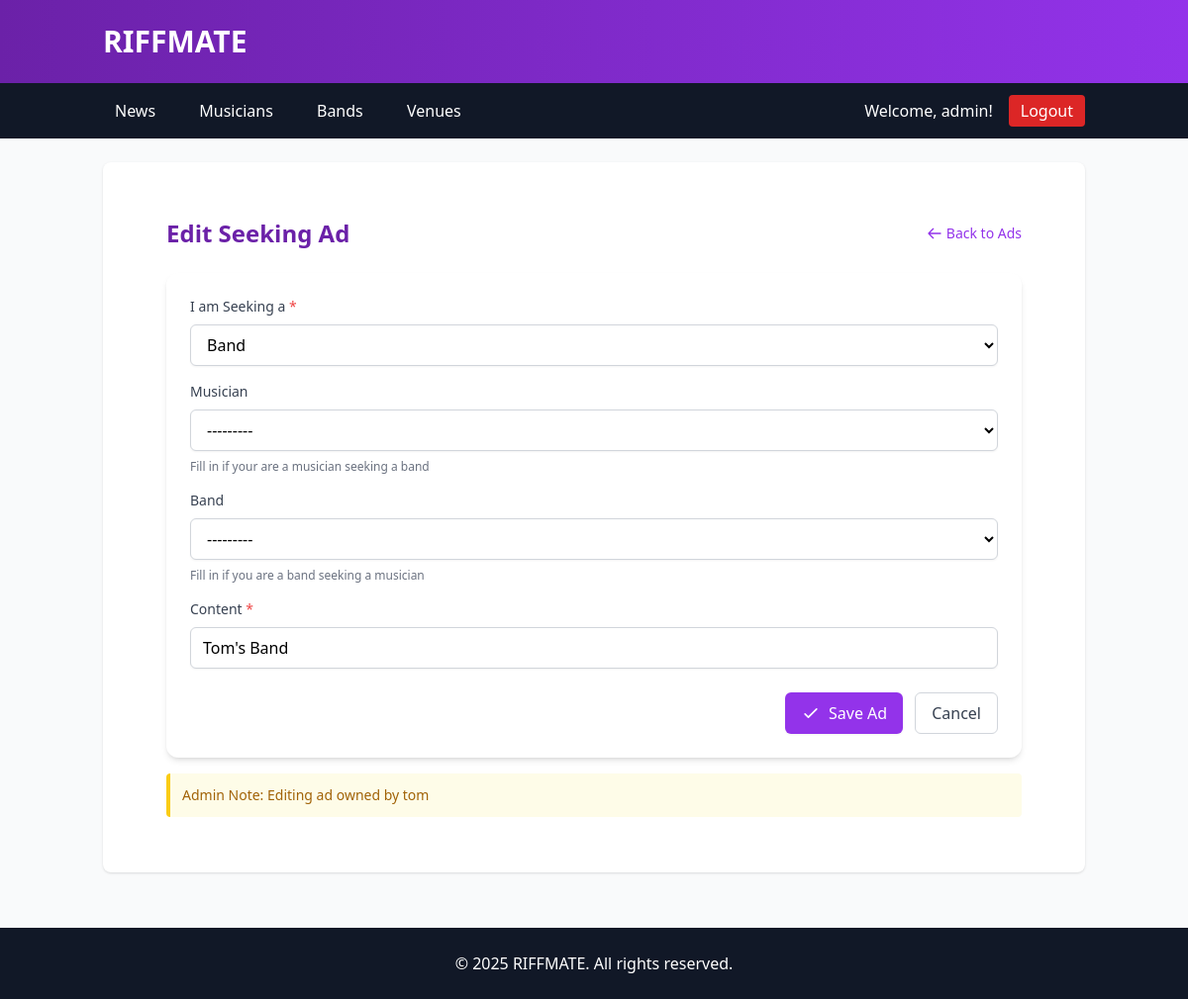
The page /content/edit_seeking_ad/5 (signed in) on the database its author committed.
### bands/models.py (models this page shows, shortened)
class Musician(models.Model):
    first_name = models.CharField(max_length=50)
    last_name = models.CharField(max_length=50)
    birth = models.DateField()
    description = models.TextField(blank=True, null=True, help_text="A brief biography of the musician")
    bio_pic = models.ImageField(
        upload_to='musicians/bio_pics/',
        blank=True,
        null=True,
        help_text="Profile picture of the musician"
    )
    user_profile = models.ForeignKey(
        'UserProfile',
        on_delete=models.SET_NULL,
        null=True,
        blank=True,
        related_name='musicians',
        help_text="The user profile that owns this musician record"
    )
    created_at = models.DateTimeField(auto_now_add=True)
    updated_at = models.DateTimeField(auto_now=True)
    class Meta:
        ordering = ['last_name', 'first_name']
        verbose_name = 'Musician'
        verbose_name_plural = 'Musicians'
    def __str__(self):
        return f"{self.first_name} {self.last_name}"
    def full_name(self):
        return f"{self.first_name} {self.last_name}"
    full_name.short_description = 'Full Name'
    def age(self):
        import datetime
        return int((datetime.date.today() - self.birth).days / 365.25)
    age.short_description = 'Age'

class Band(models.Model):
    name = models.CharField(max_length=50)
    musicians=models.ManyToManyField(Musician)
    def __str__(self):
        return f"Band(id={self.id}, name={self.name})"

### content/models.py (models this page shows, shortened)
class SeekingAd(models.Model):
    date = models.DateField(auto_now_add=True)
    owner = models.ForeignKey(User, on_delete=models.CASCADE)
    seeking = models.CharField(max_length=1, choices=MusicianBandChoice.choices)
    musician=models.ForeignKey(Musician, on_delete=models.SET_NULL, null=True, blank=True)
    band=models.ForeignKey(Band, on_delete=models.SET_NULL, blank=True, null=True)
    content = models.TextField()
    owner = models.ForeignKey(
        User,
        on_delete=models.CASCADE,
        related_name='seeking_ads'
    )
    class Meta:
        ordering = ['date',]

### content/views.py (the view)
# urls.py: path('seeking_ad/',views.seeking_ad,name='seeking_ad'),
@login_required
def seeking_ad(request, ad_id=0):
    ad = None
    if ad_id != 0:
        ad = get_object_or_404(SeekingAd, id=ad_id)
        if not (request.user == ad.owner or request.user.is_staff):
            raise Http404("Permission denied")
    if request.method == 'POST':
        form = SeekingAdForm(request.POST, instance=ad)
        if form.is_valid():
            ad = form.save(commit=False)
            if ad_id == 0:
                ad.owner = request.user
            ad.save()
            return redirect('list_ads')
    else:
        form = SeekingAdForm(instance=ad)
    context = {
        "form": form,
        "ad": ad,  # Pass the ad object to template
        "is_new": ad_id == 0  # Helpful for template logic
    }
    return render(request, "seeking_ad.html", context)

### content/forms.py
class SeekingAdForm(forms.ModelForm):
    class Meta:
        model = SeekingAd
        fields = ['seeking', 'musician', 'band', 'content', ]
    def __init__(self, *args, **kwargs):
        super().__init__(*args, **kwargs)
        self.fields['seeking'].label = 'I am Seeking a'
        self.fields['musician'].help_text= \
            'Fill in if your are a musician seeking a band'
        self.fields['band'].help_text = \
            'Fill in if you are a band seeking a musician'

### templates/seeking_ad.html (shortened to what this page needs)
{% extends "base.html" %}
{% block content %}
<div class="max-w-4xl mx-auto px-4 py-8">
    <div class="flex justify-between items-center mb-6">
        <h2 class="text-2xl font-bold text-purple-800">
            {% if is_new %}Create{% else %}Edit{% endif %} Seeking Ad
        </h2>
        <a href="{% url 'list_ads' %}" class="text-sm text-purple-600 hover:text-purple-800 flex items-center">
            <svg class="w-4 h-4 mr-1" fill="none" stroke="currentColor" viewBox="0 0 24 24" xmlns="http://www.w3.org/2000/svg">
                <path stroke-linecap="round" stroke-linejoin="round" stroke-width="2" d="M10 19l-7-7m0 0l7-7m-7 7h18"></path>
            </svg>
            Back to Ads
        </a>
    </div>
    <form method="post" class="bg-white rounded-xl shadow-md p-6">
        <div class="space-y-4">
            {% for field in form %}
            <div class="space-y-2">
                <label for="{{ field.id_for_label }}" class="block text-sm font-medium text-gray-700">
                    {{ field.label }}
                    {% if field.field.required %}
                    <span class="text-red-500">*</span>
                    {% endif %}
                </label>
                {% if field.field.widget.input_type == 'select' %}
                <select name="{{ field.name }}" id="{{ field.id_for_label }}"
                    class="w-full px-3 py-2 border border-gray-300 rounded-md shadow-sm focus:outline-none focus:ring-purple-500 focus:border-purple-500 bg-white">
                    {% for value, label in field.field.choices %}
                        <option value="{{ value }}" {% if field.value == value %}selected{% endif %}>{{ label }}</option>
                    {% endfor %}
                </select>
                {% else %}
                <input type="{{ field.field.widget.input_type }}"
                       name="{{ field.name }}"
                       id="{{ field.id_for_label }}"
                       value="{{ field.value|default_if_none:'' }}"
                       class="w-full px-3 py-2 border border-gray-300 rounded-md shadow-sm focus:outline-none focus:ring-purple-500 focus:border-purple-500">
                {% endif %}
                {% if field.help_text %}
                <p class="text-xs text-gray-500">{{ field.help_text }}</p>
                {% endif %}
            </div>
            {% endfor %}
        </div>
        <div class="mt-6 flex justify-end space-x-3">
            <button type="submit" class="inline-flex items-center px-4 py-2 bg-purple-600 hover:bg-purple-700 text-white font-medium rounded-md shadow-sm transition-colors">
                <svg class="w-5 h-5 mr-2" fill="none" stroke="currentColor" viewBox="0 0 24 24" xmlns="http://www.w3.org/2000/svg">
                    <path stroke-linecap="round" stroke-linejoin="round" stroke-width="2" d="M5 13l4 4L19 7"></path>
                </svg>
                Save Ad
            </button>
            <a href="{% url 'list_ads' %}"
               class="inline-flex items-center px-4 py-2 border border-gray-300 text-gray-700 font-medium rounded-md hover:bg-gray-50 transition-colors">
                Cancel
            </a>
        </div>
    </form>
    {% if not is_new and request.user.is_staff %}
    <div class="mt-4 p-3 bg-yellow-50 border-l-4 border-yellow-400 rounded">
        <p class="text-sm text-yellow-700">
            <span class="font-medium">Admin Note:</span> Editing ad owned by {{ ad.owner.username }}
        </p>
    </div>
    {% endif %}
</div>
{% endblock %}

### templates/base.html (shortened to what this page needs)
<!DOCTYPE html>
<html lang="en">
<head>
    <script src="https://cdn.tailwindcss.com"></script>
</head>
<body class="bg-gray-50">
    <header class="bg-gradient-to-r from-purple-800 to-purple-600 text-white shadow-md">
        <div class="container mx-auto px-4 py-6">
            <h1 class="text-3xl font-bold"><a href="{% url 'index' %}">RIFFMATE</a></h1>
        </div>
    </header>
    <nav class="bg-gray-900 text-white">
        <div class="container mx-auto px-4 py-3 flex justify-between items-center">
            <div>
                <a href="{% url 'news_advanced' %}" class="mr-4 px-3 py-1 rounded hover:bg-orange-500 transition">News</a>
                <a href="{% url 'musicians' %}" class="mr-4 px-3 py-1 rounded hover:bg-orange-500 transition">Musicians</a>
                <a href="{% url 'bands' %}" class="mr-4 px-3 py-1 rounded hover:bg-orange-500 transition">Bands</a>
                <a href="{% url 'venues' %}" class="px-3 py-1 rounded hover:bg-orange-500 transition">Venues</a>
            </div>
            <div class="flex items-center space-x-4">
                {% if user.is_authenticated %}
                    <span class="text-white">Welcome, {{ user.username }}!</span>
                    <form action="{% url 'logout' %}" method="post" class="inline">
                        <button type="submit" class="bg-red-600 hover:bg-red-700 text-white px-3 py-1 rounded transition">
                            Logout
                        </button>
                    </form>
                {% else %}
                    <a href="{% url 'login' %}" class="bg-green-600 hover:bg-green-700 text-white px-3 py-1 rounded transition">Login</a>
                {% endif %}
            </div>
        </div>
    </nav>
    <main class="container mx-auto px-4 py-6">
        <div class="bg-white rounded-lg shadow p-6">
            {% block content %}
            {% endblock %}
        </div>
    </main>
    <footer class="bg-gray-900 text-white text-center py-6 mt-8">
        <div class="container mx-auto px-4">
            <p>&copy; 2025 RIFFMATE. All rights reserved.</p>
        </div>
    </footer>
</body>
</html>

### rows shown on the page
Musician: musician "---------"
Band: band "---------"
SeekingAd: content "Tom's Band", owner.username "tom"

### other values the page prints
{{ user.username }} "admin"
{{ field.label }} "I am Seeking a" "Musician" "Band" "Content"
{{ field.help_text }} "Fill in if your are a musician seeking a band" "Fill in if you are a band seeking a musician"
form field seeking "Band"
